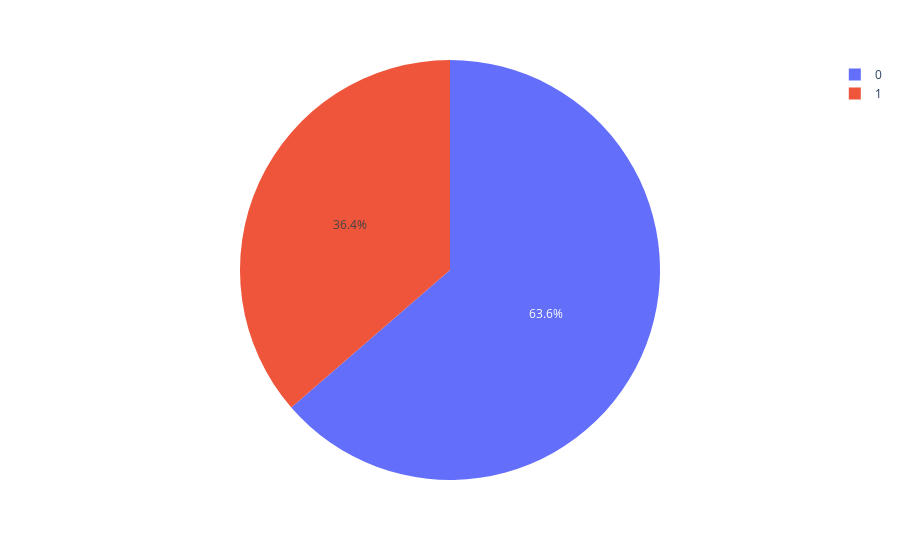

Notebook code for this chart:
### Markdown cell above
## 3.1 Displaying the %age of survived and not survived persons by using Pie Chart

### Code cell
# This is the pie chart that shows how many percent male and female are survived.
# piechart
import plotly.express as px
df_pie = df['Survived'].value_counts().reset_index()
df_pie.columns = ['Survived', 'Sex']
fig7 = px.pie(df_pie, values='Sex', names='Survived')
fig7.show()

# save the plot
fig7.write_image("fig7.png", scale=3)

### Figure 1 — Plotly figure (JSON) as saved in the notebook; plotly's stock layout.template omitted (floating-point values rounded to 4 significant figures)
{"data": [{"domain": {"x": [0, 1], "y": [0, 1]}, "hovertemplate": "Survived=%{label}<br>Sex=%{value}<extra></extra>", "labels": [0, 1], "legendgroup": "", "name": "", "showlegend": true, "type": "pie", "values": [266, 152]}], "layout": {"legend": {"tracegroupgap": 0}, "margin": {"t": 60}}}
